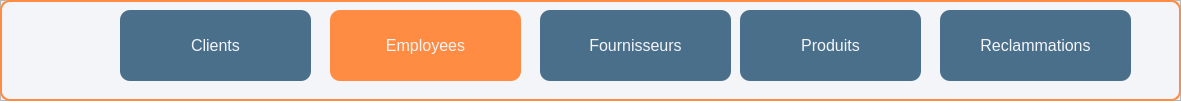
    <widget class="QFrame" name="frame">
     <property name="geometry">
      <rect>
       <x>40</x>
       <y>10</y>
       <width>1181</width>
       <height>101</height>
      </rect>
     </property>
     <property name="frameShape">
      <enum>QFrame::Shape::StyledPanel</enum>
     </property>
     <property name="frameShadow">
      <enum>QFrame::Shadow::Raised</enum>
     </property>
     <widget class="QPushButton" name="pushButton_5">
      <property name="geometry">
       <rect>
        <x>940</x>
        <y>10</y>
        <width>191</width>
        <height>71</height>
       </rect>
      </property>
      <property name="cursor">
       <cursorShape>ArrowCursor</cursorShape>
      </property>
      <property name="styleSheet">
       <string notr="true">QPushButton {
    background-color: #4a6f8b; /* Couleur de fond par défaut */
    border: none;
    border-radius: 10px;
    padding: 10px 15px;
    color: #f4f5f9;
    font-size: 16px;
    transition: background-color 0.3s, transform 0.3s;
}

QPushButton:hover {
    background-color: #ff8c42; /* Couleur orange lors du survol */
    transform: scale(1.05);
    cursor: pointer;
}

QPushButton:pressed {
    background-color: #ff8c42; /* Couleur orange lors de l'appui */
    transform: scale(0.95);
}
</string>
      </property>
      <property name="text">
       <string>Reclammations</string>
      </property>
      <property name="iconSize">
       <size>
        <width>130</width>
        <height>130</height>
       </size>
      </property>
      <property name="checkable">
       <bool>false</bool>
      </property>
     </widget>
     <widget class="QLabel" name="icones">
      <property name="geometry">
       <rect>
        <x>0</x>
        <y>0</y>
        <width>1181</width>
        <height>101</height>
       </rect>
      </property>
      <property name="styleSheet">
       <string notr="true">#icones {
    background-color: #f4f5f9; /* Couleur de fond proche du blanc cassé */
    border: 2px solid #ff8c42
;  
    border-radius: 10px; /* Conserve la bordure arrondie */
    padding: 5px; /* Conserve le padding pour un meilleur rendu */
}
</string>
      </property>
      <property name="text">
       <string/>
      </property>
     </widget>
     <widget class="QPushButton" name="pushButton_3">
      <property name="geometry">
       <rect>
        <x>330</x>
        <y>10</y>
        <width>191</width>
        <height>71</height>
       </rect>
      </property>
      <property name="cursor">
       <cursorShape>ArrowCursor</cursorShape>
      </property>
      <property name="styleSheet">
       <string notr="true">QPushButton {
    background-color: #ff8c42; /* Couleur de fond par défaut */
    border: none;
    border-radius: 10px;
    padding: 10px 15px;
    color: #f4f5f9;
    font-size: 16px;
    transition: background-color 0.3s, transform 0.3s;
}

QPushButton:hover {
    background-color: #ff8c42; /* Couleur orange lors du survol */
    transform: scale(1.05);
    cursor: pointer;
}

QPushButton:pressed {
    background-color: #ff8c42; /* Couleur orange lors de l'appui */
    transform: scale(0.95);
}
</string>
      </property>
      <property name="text">
       <string>Employees</string>
      </property>
      <property name="iconSize">
       <size>
        <width>70</width>
        <height>80</height>
       </size>
      </property>
      <property name="checkable">
       <bool>false</bool>
      </property>
     </widget>
     <widget class="QPushButton" name="pushButton_6">
      <property name="geometry">
       <rect>
        <x>120</x>
        <y>10</y>
        <width>191</width>
        <height>71</height>
       </rect>
      </property>
      <property name="cursor">
       <cursorShape>ArrowCursor</cursorShape>
      </property>
      <property name="styleSheet">
       <string notr="true">QPushButton {
    background-color: #4a6f8b; /* Couleur de fond par défaut */
    border: none;
    border-radius: 10px;
    padding: 10px 15px;
    color: #f4f5f9;
    font-size: 16px;
    transition: background-color 0.3s, transform 0.3s;
}

QPushButton:hover {
    background-color: #ff8c42; /* Couleur orange lors du survol */
    transform: scale(1.05);
    cursor: pointer;
}

QPushButton:pressed {
    background-color: #ff8c42; /* Couleur orange lors de l'appui */
    transform: scale(0.95);
}
</string>
      </property>
      <property name="text">
       <string>Clients</string>
      </property>
      <property name="iconSize">
       <size>
        <width>50</width>
        <height>50</height>
       </size>
      </property>
      <property name="checkable">
       <bool>false</bool>
      </property>
     </widget>
     <widget class="QPushButton" name="pushButton_2">
      <property name="geometry">
       <rect>
        <x>540</x>
        <y>10</y>
        <width>191</width>
        <height>71</height>
       </rect>
      </property>
      <property name="cursor">
       <cursorShape>ArrowCursor</cursorShape>
      </property>
      <property name="mouseTracking">
       <bool>true</bool>
      </property>
      <property name="styleSheet">
       <string notr="true">QPushButton {
    background-color: #4a6f8b; /* Couleur de fond par défaut */
    border: none;
    border-radius: 10px;
    padding: 10px 15px;
    color: #f4f5f9;
    font-size: 16px;
    transition: background-color 0.3s, transform 0.3s;
}

QPushButton:hover {
    background-color: #ff8c42; /* Couleur orange lors du survol */
    transform: scale(1.05);
    cursor: pointer;
}

QPushButton:pressed {
    background-color: #ff8c42; /* Couleur orange lors de l'appui */
    transform: scale(0.95);
}
</string>
      </property>
      <property name="text">
       <string>Fournisseurs</string>
      </property>
      <property name="iconSize">
       <size>
        <width>80</width>
        <height>80</height>
       </size>
      </property>
      <property name="checkable">
       <bool>false</bool>
      </property>
     </widget>
     <widget class="QPushButton" name="pushButton_4">
      <property name="geometry">
       <rect>
        <x>740</x>
        <y>10</y>
        <width>181</width>
        <height>71</height>
       </rect>
      </property>
      <property name="cursor">
       <cursorShape>ArrowCursor</cursorShape>
      </property>
      <property name="styleSheet">
       <string notr="true">QPushButton {
    background-color: #4a6f8b; /* Couleur de fond par défaut */
    border: none;
    border-radius: 10px;
    padding: 10px 15px;
    color: #f4f5f9;
    font-size: 16px;
    transition: background-color 0.3s, transform 0.3s;
}

QPushButton:hover {
    background-color: #ff8c42; /* Couleur orange lors du survol */
    transform: scale(1.05);
    cursor: pointer;
}

QPushButton:pressed {
    background-color: #ff8c42; /* Couleur orange lors de l'appui */
    transform: scale(0.95);
}
</string>
      </property>
      <property name="text">
       <string>Produits</string>
      </property>
      <property name="iconSize">
       <size>
        <width>70</width>
        <height>80</height>
       </size>
      </property>
      <property name="checkable">
       <bool>false</bool>
      </property>
     </widget>
     <zorder>icones</zorder>
     <zorder>pushButton_3</zorder>
     <zorder>pushButton_6</zorder>
     <zorder>pushButton_2</zorder>
     <zorder>pushButton_4</zorder>
     <zorder>pushButton_5</zorder>
    </widget>
